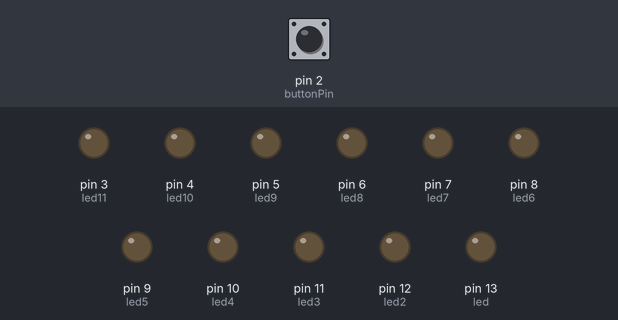
Simulated run of this sketch. Board: Arduino Uno, built with avr-gcc and run on an emulated ATmega328P. Parts: output pins drawn as LEDs (lit = HIGH). The inputs (shaded band) are chosen by the test bench; at power-on: pin 2 (buttonPin) HIGH.

Above: at 1.2 s.
1.3 s: pin 2 (buttonPin) pulled LOW for 1 s
At 2.1 s:
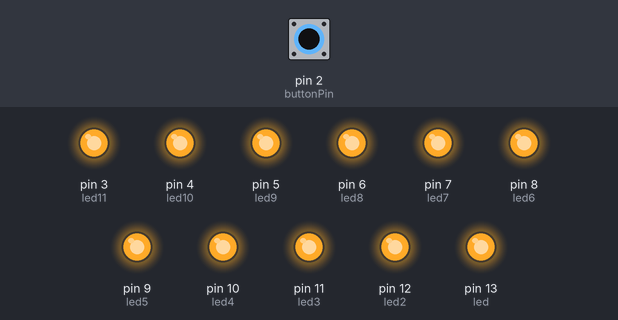
3.8 s: pin 2 (buttonPin) pulled LOW for 0.15 s
At 5.0 s:
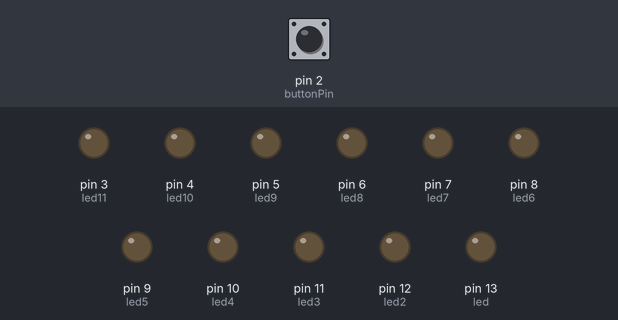
5.4 s: pin 2 (buttonPin) pulled LOW for 0.15 s
At 5.47 s:
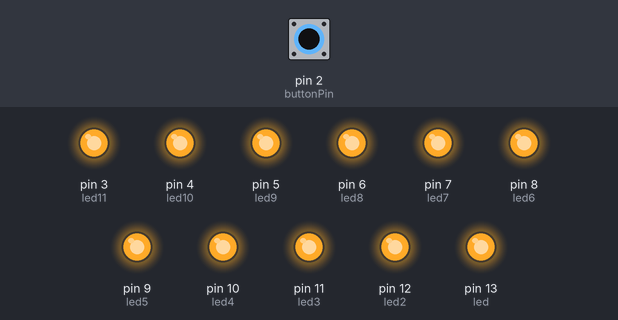
7.0 s: pin 2 (buttonPin) pulled LOW for 3.2 s
At 11.4 s:
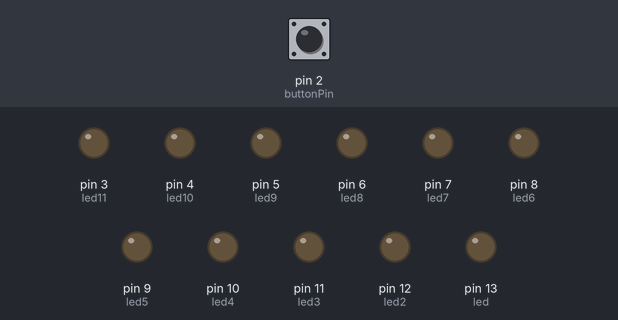
11.7 s: pin 2 (buttonPin) pulled LOW for 1 s
At 12.5 s:
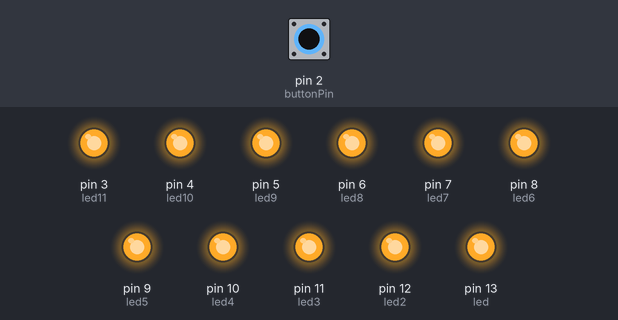
14.2 s: pin 2 (buttonPin) pulled LOW for 0.15 s
At 15.4 s:
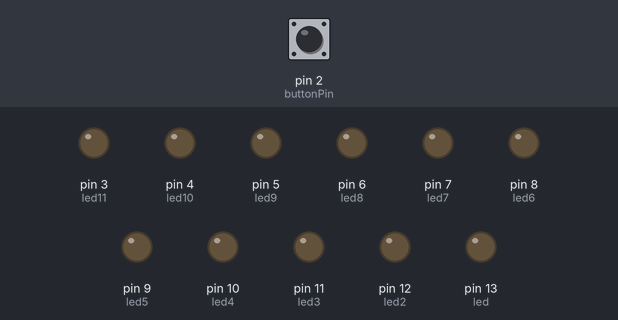
Timing chart, 0 to 16.8 s (numbered marks = the images above; inputs shaded):
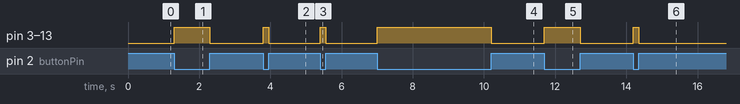

Measured:
- after the input at 1.3 s, pin 3 (led11), pin 4 (led10), pin 5 (led9), pin 6 (led8), pin 7 (led7), pin 8 (led6), pin 9 (led5), pin 10 (led4), pin 11 (led3), pin 12 (led2), pin 13 (led): LOW → HIGH at once, → LOW 1.0 s later
- after the input at 3.8 s, pin 3 (led11), pin 4 (led10), pin 5 (led9), pin 6 (led8), pin 7 (led7), pin 8 (led6), pin 9 (led5), pin 10 (led4), pin 11 (led3), pin 12 (led2), pin 13 (led): LOW → HIGH at once, → LOW 0.15 s later
- after the input at 5.4 s, pin 3 (led11), pin 4 (led10), pin 5 (led9), pin 6 (led8), pin 7 (led7), pin 8 (led6), pin 9 (led5), pin 10 (led4), pin 11 (led3), pin 12 (led2), pin 13 (led): LOW → HIGH at once, → LOW 0.15 s later
- after the input at 7.0 s, pin 3 (led11), pin 4 (led10), pin 5 (led9), pin 6 (led8), pin 7 (led7), pin 8 (led6), pin 9 (led5), pin 10 (led4), pin 11 (led3), pin 12 (led2), pin 13 (led): LOW → HIGH at once, → LOW 3.2 s later
- after the input at 11.7 s, pin 3 (led11), pin 4 (led10), pin 5 (led9), pin 6 (led8), pin 7 (led7), pin 8 (led6), pin 9 (led5), pin 10 (led4), pin 11 (led3), pin 12 (led2), pin 13 (led): LOW → HIGH at once, → LOW 1.0 s later
- after the input at 14.2 s, pin 3 (led11), pin 4 (led10), pin 5 (led9), pin 6 (led8), pin 7 (led7), pin 8 (led6), pin 9 (led5), pin 10 (led4), pin 11 (led3), pin 12 (led2), pin 13 (led): LOW → HIGH at once, → LOW 0.15 s later

The sketch:

led_switch.ino
```cpp
int led = 13;
int led2 = 12;
int led3 = 11;
int led4 = 10;
int led5 = 9;
int led6 = 8;
int led7 = 7;
int led8 = 6;
int led9 = 5;
int led10 = 4;
int led11 = 3;
int buttonPin = 2;


void setup() {
  // put your setup code here, to run once:
pinMode(led,OUTPUT);
pinMode(led2,OUTPUT);
pinMode(led3,OUTPUT);
pinMode(led4,OUTPUT);
pinMode(led5,OUTPUT);
pinMode(led6,OUTPUT);
pinMode(led7,OUTPUT);
pinMode(led8,OUTPUT);
pinMode(led9,OUTPUT);
pinMode(led10,OUTPUT);
pinMode(led11,OUTPUT);
pinMode(buttonPin, INPUT_PULLUP);
}

void loop() {

if (digitalRead(buttonPin) == LOW) {
digitalWrite(led, HIGH);
}
else {
digitalWrite(led, LOW);
}

if (digitalRead(buttonPin) == LOW) {
digitalWrite(led2, HIGH);
}
else {
digitalWrite(led2, LOW);
}

if (digitalRead(buttonPin) == LOW) {
digitalWrite(led3, HIGH);
}
else {
digitalWrite(led3, LOW);
}

  if (digitalRead(buttonPin) == LOW) {
digitalWrite(led4, HIGH);
}
else {
digitalWrite(led4, LOW);
}

if (digitalRead(buttonPin) == LOW) {
digitalWrite(led5, HIGH);
}
else {
digitalWrite(led5, LOW);
}

if (digitalRead(buttonPin) == LOW) {
digitalWrite(led6, HIGH);
}
else {
digitalWrite(led6, LOW);
}

if (digitalRead(buttonPin) == LOW) {
digitalWrite(led7, HIGH);
}
else {
digitalWrite(led7, LOW);
}

if (digitalRead(buttonPin) == LOW) {
digitalWrite(led8, HIGH);
}
else {
digitalWrite(led8, LOW);
}

if (digitalRead(buttonPin) == LOW) {
digitalWrite(led9, HIGH);
}
else {
digitalWrite(led9, LOW);
}

if (digitalRead(buttonPin) == LOW) {
digitalWrite(led10, HIGH);
}
else {
digitalWrite(led10, LOW);
}

if (digitalRead(buttonPin) == LOW) {
digitalWrite(led11, HIGH);
}
else {
digitalWrite(led11, LOW);
}
}
```
